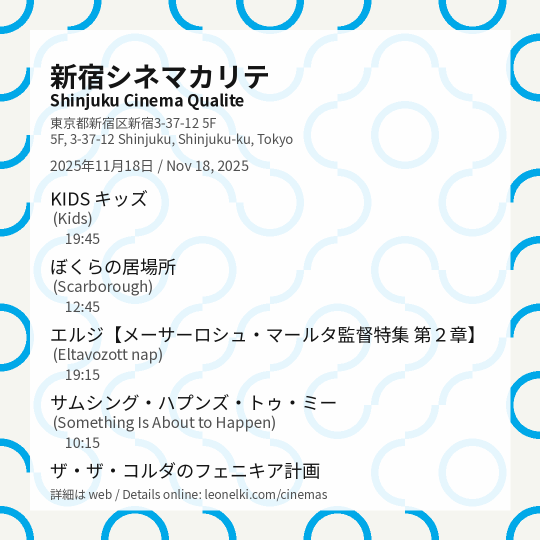
#> input picture cinema-scrapers/post_image.png, 1080 x 1080 px (shown at 1/2 size)
$ python -i generate_post.py   (imports and definitions only)
#> lines starting #> are read from the running program, lines starting #| are printed output that depends on the picture; after the words box and inside, x2 and y2 are one past the last pixel; in counts of white or black regions, pixels touching at a corner belong together
#> further down, picture is the input picture: PIL image 1080x1080 RGBA; mean R, G, B, A 233.7, 240.8, 242.8, 255
"""
Generate Instagram-ready image carousel (V4 - "Gemini Creative Director").
Focuses on "Raw Collage -> Gemini Director -> Gemini Generator" pipeline.
"""
from __future__ import annotations

import json
import math
import random
import re
import textwrap
import os
import requests
import glob
import time
import colorsys
import difflib
from collections import defaultdict
from datetime import datetime, timedelta, timezone
from pathlib import Path
from io import BytesIO
import sys
import subprocess

from PIL import Image, ImageDraw, ImageFont, ImageFilter, ImageChops, ImageOps

# --- Robust Auto-Install for Google GenAI ---
try:
    from google import genai
    from google.genai import types
except ImportError:
    print("📦 Library 'google-genai' not found. Installing...")
    try:
        subprocess.check_call([sys.executable, "-m", "pip", "install", "google-genai"])
        from google import genai
        from google.genai import types
    except Exception as e:
        print(f"⚠️ Critical: Failed to install 'google-genai'. Refinement will be skipped. Error: {e}")

# --- ⚡ FIX: Force JST (UTC+9) explicitly ---
JST = timezone(timedelta(hours=9))

def today_in_tokyo() -> datetime:
    return datetime.now(timezone.utc).astimezone(JST)

# Configuration
BASE_DIR = Path(__file__).resolve().parent
DATA_DIR = BASE_DIR / "data"
FONTS_DIR = BASE_DIR / "fonts"
OUTPUT_DIR = BASE_DIR / "ig_posts"

# Ensure output directory exists
# [1 line not run here, left out]

# Path Updates
SHOWTIMES_PATH = DATA_DIR / "showtimes.json"
ASSETS_DIR = BASE_DIR / "cinema_assets"
CUTOUTS_DIR = ASSETS_DIR / "cutouts"
OUTPUT_CAPTION_PATH = OUTPUT_DIR / "post_caption.txt"

# Font Updates
BOLD_FONT_PATH = FONTS_DIR / "NotoSansJP-Bold.ttf"
REGULAR_FONT_PATH = FONTS_DIR / "NotoSansJP-Regular.ttf"

# Secrets
GEMINI_API_KEY = os.environ.get("GEMINI_API_KEY")

# --- CONSTANTS ---
MINIMUM_FILM_THRESHOLD = 3
INSTAGRAM_SLIDE_LIMIT = 8
MAX_FEED_VERTICAL_SPACE = 750
MAX_STORY_VERTICAL_SPACE = 1150
CANVAS_WIDTH = 1080
CANVAS_HEIGHT = 1350
STORY_CANVAS_HEIGHT = 1920
MARGIN = 60
TITLE_WRAP_WIDTH = 30

# --- GLOBAL COLORS ---
WHITE = (255, 255, 255)
OFF_WHITE = (240, 240, 240)
LIGHT_GRAY = (230, 230, 230)
DARK_SHADOW = (0, 0, 0, 180)

# --- Database (Cinemas) ---
CINEMA_ADDRESSES = {
    "Bunkamura ル・シネマ 渋谷宮下": "東京都渋谷区渋谷1-23-16 6F",
    "K's Cinema (ケイズシネマ)": "東京都新宿区新宿3-35-13 3F",
    "シネマート新宿": "東京都新宿区新宿3-13-3 6F",
    "新宿武蔵野館": "東京都新宿区新宿3-27-10 3F",
    "テアトル新宿": "東京都新宿区新宿3-14-20 7F",
    "早稲田松竹": "東京都新宿区高田馬場1-5-16",
    "YEBISU GARDEN CINEMA": "東京都渋谷区恵比寿4-20-2",
    "シアター・イメージフォーラム": "東京都渋谷区渋谷2-10-2",
    "ユーロスペース": "東京都渋谷区円山町1-5 3F",
    "ヒューマントラストシネマ渋谷": "東京都渋谷区渋谷1-23-16 7F",
    "Stranger (ストレンジャー)": "東京都墨田区菊川3-7-1 1F",
    "新文芸坐": "東京都豊島区東池袋1-43-5 3F",
    "目黒シネマ": "東京都品川区上大崎2-24-15",
    "ポレポレ東中野": "東京都中野区東中野4-4-1 1F",
    "K2 Cinema": "東京都世田谷区北沢2-21-22 2F",
    "ヒューマントラストシネマ有楽町": "東京都千代田区有楽町2-7-1 8F",
    "ラピュタ阿佐ヶ谷": "東京都杉並区阿佐ヶ谷北2-12-21",
    "下高井戸シネマ": "東京都世田谷区松原3-30-15",
    "国立映画アーカイブ": "東京都中央区京橋3-7-6",
    "池袋シネマ・ロサ": "東京都豊島区西池袋1-37-12",
    "シネスイッチ銀座": "東京都中央区銀座4-4-5 3F",
    "シネマブルースタジオ": "東京都足立区千住3-92 2F",
    "CINEMA Chupki TABATA": "東京都北区東田端2-14-4",
    "シネクイント": "東京都渋谷区宇田川町20-11 8F",
    "アップリンク吉祥寺": "東京都武蔵野市吉祥寺本町1-5-1 4F",
    "下北沢トリウッド": "東京都世田谷区代沢5-32-5 2F",
    "Morc阿佐ヶ谷": "東京都杉並区阿佐谷北2-12-19 B1F",
    "シネマリス": "東京都新宿区新宿3-29-6",
    "アテネ・フランセ文化センター": "東京都千代田区神田駿河台2-11",
    "シネマ・ノヴェチェント": "神奈川県横浜市西区久保町26-1 2F",
    "シネマヴェーラ渋谷": "東京都渋谷区円山町1-5 4F",
    "アンスティチュ・フランセ東京": "東京都新宿区市谷船河原町15",
    "横浜シネマ・ジャック＆ベティ": "神奈川県横浜市中区若葉町3-51",
    "神保町シアター": "東京都千代田区神田神保町1-23",
    "角川シネマ有楽町": "東京都千代田区有楽町1-11-1 8F",
    "kino cinéma新宿": "東京都新宿区新宿3-13-3 4F",
    "kino cinéma立川髙島屋S.C.館": "東京都立川市曙町2-39-3 8F",
    "横浜シネマリン": "神奈川県横浜市中区長者町6-95",
    "Cinema Neko (シネマネコ)": "東京都青梅市西分町3-123"
}

CINEMA_ENGLISH_NAMES = {
    "Bunkamura ル・シネマ 渋谷宮下": "Bunkamura Le Cinéma",
    "K's Cinema (ケイズシネマ)": "K's Cinema",
    "シネマート新宿": "Cinemart Shinjuku",
    "新宿武蔵野館": "Shinjuku Musashino-kan",
    "テアトル新宿": "Theatre Shinjuku",
    "早稲田松竹": "Waseda Shochiku",
    "YEBISU GARDEN CINEMA": "Yebisu Garden Cinema",
    "シアター・イメージフォーラム": "Theatre Image Forum",
    "ユーロスペース": "Eurospace",
    "ヒューマントラストシネマ渋谷": "Human Trust Cinema Shibuya",
    "Stranger (ストレンジャー)": "Stranger",
    "新文芸坐": "Shin-Bungeiza",
    "目黒シネマ": "Meguro Cinema",
    "ポレポレ東中野": "Pole Pole Higashi-Nakano",
    "K2 Cinema": "K2 Cinema",
    "ヒューマントラストシネマ有楽町": "Human Trust Cinema Yurakucho",
    "ラピュタ阿佐ヶ谷": "Laputa Asagaya",
    "下高井戸シネマ": "Shimotakaido Cinema",
    "国立映画アーカイブ": "National Film Archive of Japan",
    "池袋シネマ・ロサ": "Ikebukuro Cinema Rosa",
    "シネスイッチ銀座": "Cine Switch Ginza",
    "シネマブルースタジオ": "Cinema Blue Studio",
    "CINEMA Chupki TABATA": "Cinema Chupki Tabata",
    "シネクイント": "Cine Quinto Shibuya",
    "アップリンク吉祥寺": "Uplink Kichijoji",
    "Morc阿佐ヶ谷": "Morc Asagaya",
    "下北沢トリウッド": "Tollywood",
    "シネマリス": "CineMalice",
    "アテネ・フランセ文化センター": "Athénée Français Cultural Center",
    "シネマ・ノヴェチェント": "Cinema Novecento",
    "シネマヴェーラ渋谷": "Cinema Vera Shibuya",
    "アンスティチュ・フランセ東京": "Institut Français Tokyo",
    "横浜シネマ・ジャック＆ベティ": "Cinema Jack & Betty",
    "神保町シアター": "Jinbocho Theatre",
    "角川シネマ有楽町": "Kadokawa Cinema Yurakucho",
    "kino cinéma新宿": "kino cinéma Shinjuku",
    "kino cinéma立川髙島屋S.C.館": "kino cinéma Tachikawa",
    "横浜シネマリン": "Yokohama Cinemarine",
    "Cinema Neko (シネマネコ)": "Cinema Neko",
    "ホワイト シネクイント": "White Cine Quinto",
    "シネ・リーブル池袋": "Cine Libre Ikebukuro",
    "キネカ大森": "Kineca Omori",
    "シネマシティ": "Cinema City",
    "東京都写真美術館": "Tokyo Photographic Art Museum",
    "吉祥寺オデヲン": "Kichijoji Odeon",
    "シアターギルド代官山": "Theater Guild Daikanyama",
    "シアターギルド下北沢": "Theater Guild Shimokitazawa",
    "シネマハウス大塚": "Cinema House Otsuka",
    "東劇": "Togeki"
}

CINEMA_FILENAME_OVERRIDES = {
    "国立映画アーカイブ": "nfaj",
    "シネマリス": "cinemalice",
    "ポレポレ東中野": "polepole",
    "新宿武蔵野館": "musashino_kan",
    "池袋シネマ・ロサ": "rosa",
    "シアター・イメージフォーラム": "image_forum",
    "シネマブルースタジオ": "blue_studio",
    "ヒューマントラストシネマ渋谷": "human_shibuya",
    "ヒューマントラストシネマ有楽町": "human_yurakucho",
    "アップリンク吉祥寺": "uplink",
    "新文芸坐": "shin_bungeiza",
    "早稲田松竹": "waseda_shochiku",
    "ホワイト シネクイント": "cine_quinto",
    "シネクイント": "cine_quinto",
    "渋谷シネクイント": "cine_quinto",
    "K's Cinema": "ks_cinema",
    "K's Cinema (ケイズシネマ)": "ks_cinema",
    "下高井戸シネマ": "shimotakaido",
    "アテネ・フランセ文化センター": "Athenee",
    "シネマ・ノヴェチェント": "novecento",
    "シネマヴェーラ渋谷": "vera",
    "アンスティチュ・フランセ東京": "francais",
    "横浜シネマ・ジャック＆ベティ": "jackandbetty",
    "神保町シアター": "jimbocho",
    "角川シネマ有楽町": "kadokawa",
    "kino cinéma新宿": "kinoshinjuku",
    "kino cinéma立川髙島屋S.C.館": "kinotachikawa",
    "横浜シネマリン": "cinemarine",
    "Cinema Neko (シネマネコ)": "neko",
    "キネカ大森": "cinekaomori",
    "シネマシティ": "cinemacity",
    "シネマハウス大塚": "cinemahouse",
    "シネ・リーブル池袋": "cinelibre",
    "吉祥寺オデヲン": "kichijojiodean",
    "シアターギルド代官山": "theatreguild",
    "東劇": "tokegi"
}

# --- Utility Functions ---
# [101 lines left out: functions is_probably_not_japanese, clean_search_title, find_best_english_title, parse_showtime_to_minutes, load_showtimes, format_listings and 1 more, not called in this run]

def normalize_name(s):
    s = str(s).lower()
    return re.sub(r'[^a-z0-9_]', '', s)

# [48 lines left out: functions get_cinema_image_path, get_cutout_path, not called in this run]

def convert_white_to_transparent(img: Image.Image, threshold: int = 240) -> Image.Image:
#> called with threshold = 240
    img = img.convert("RGBA")
    r, g, b, a = img.split()
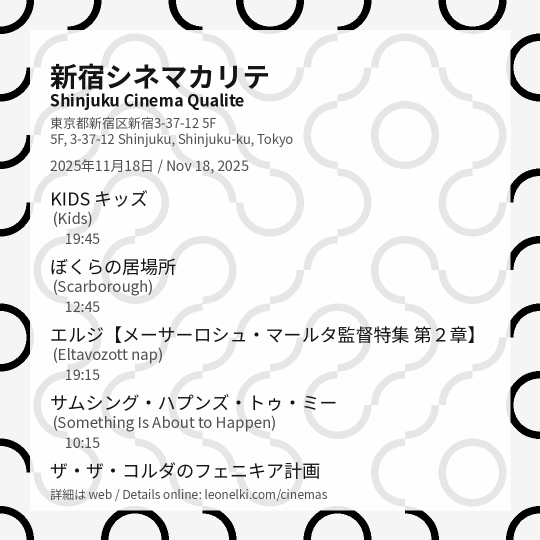
#> r: PIL image 1080x1080 L (shown at 1/2 size); min 0, max 254, mean 233.7
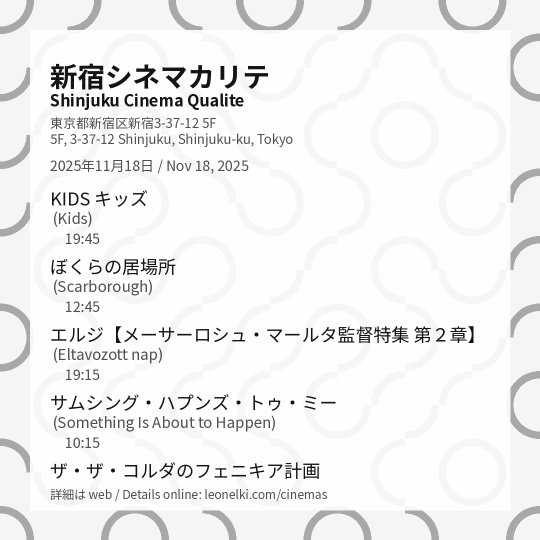
#> g: PIL image 1080x1080 L (shown at 1/2 size); min 20, max 254, mean 240.8
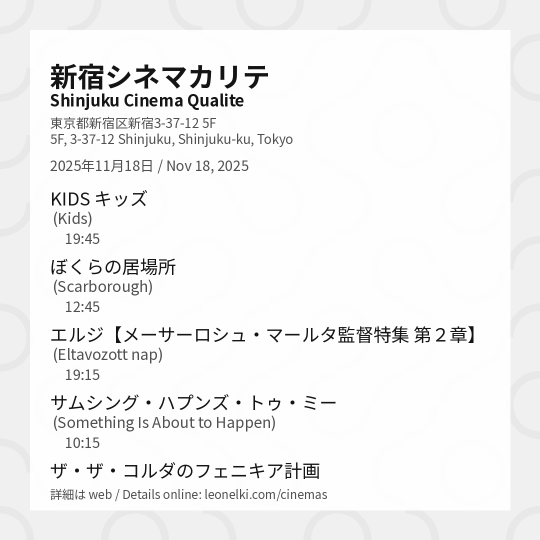
#> b: PIL image 1080x1080 L (shown at 1/2 size); min 20, max 254, mean 242.8
#> a: PIL image 1080x1080 L; every value is 255
    mask = ImageChops.darker(ImageChops.darker(r.point(lambda x: 255 if x > threshold else 0),
                                               g.point(lambda x: 255 if x > threshold else 0)),
                             b.point(lambda x: 255 if x > threshold else 0))
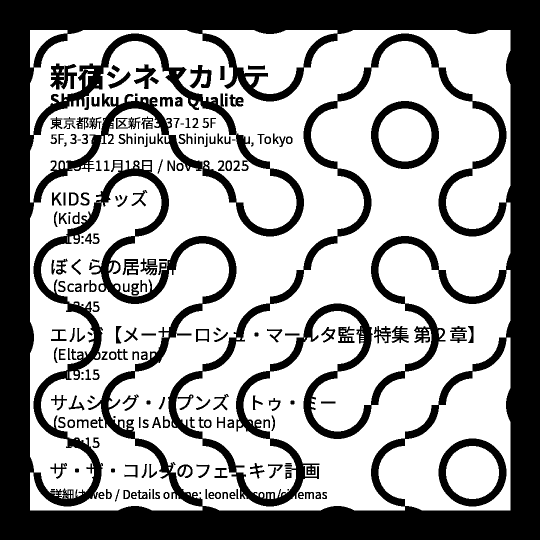
#> mask: PIL image 1080x1080 L (shown at 1/2 size); 62.7% white; 224 black regions (17 under 20 px), largest, box (x1, y1, x2, y2) and area: (0, 0, 1080, 1080) 390791, (742, 202, 878, 338) 5648, (877, 877, 1013, 1013) 5648
    new_alpha = ImageChops.subtract(a, mask)
    img.putalpha(new_alpha)
    return img

# [164 lines left out: functions create_layout_and_mask, gemini_creative_director, generate_final_image, create_blurred_cinema_bg, not called in this run]

def draw_text_with_shadow(draw, xy, text, font, fill, shadow_color=DARK_SHADOW, offset=(3,3), anchor=None):
    draw.text((xy[0]+offset[0], xy[1]+offset[1]), text, font=font, fill=shadow_color, anchor=anchor)
    draw.text(xy, text, font=font, fill=fill, anchor=anchor)

# [119 lines left out: functions draw_cinema_slide, write_caption_for_multiple_cinemas, main, not called in this run]

# [1 line not run here, left out]

>>> from PIL import Image
>>> picture = Image.open('post_image.png')
>>> result = convert_white_to_transparent(picture)

$ run again, on cinema-scrapers/post_image_10.png
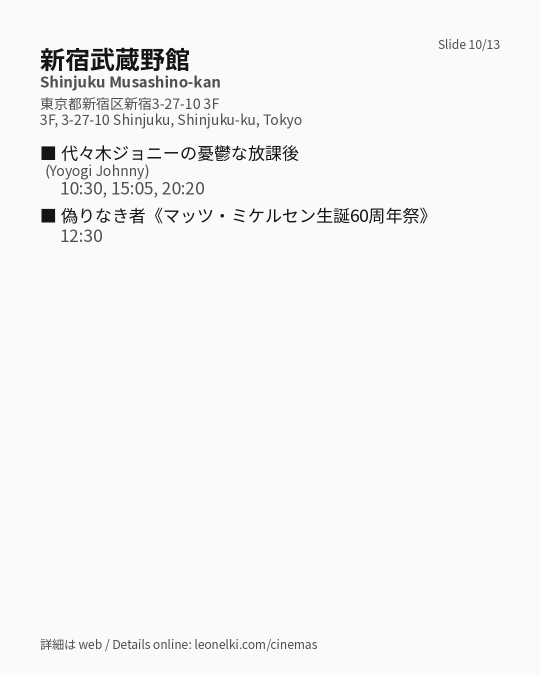
#> input picture cinema-scrapers/post_image_10.png, 1080 x 1350 px (shown at 1/2 size)
#> picture is the input picture: PIL image 1080x1350 RGB; min 20, max 250, mean 245.3
#> a: PIL image 1080x1350 L; every value is 255
#> in convert_white_to_transparent, `mask = ImageChops.darker(ImageChops.darker(r.point(lambda x: 255 if x ..`:
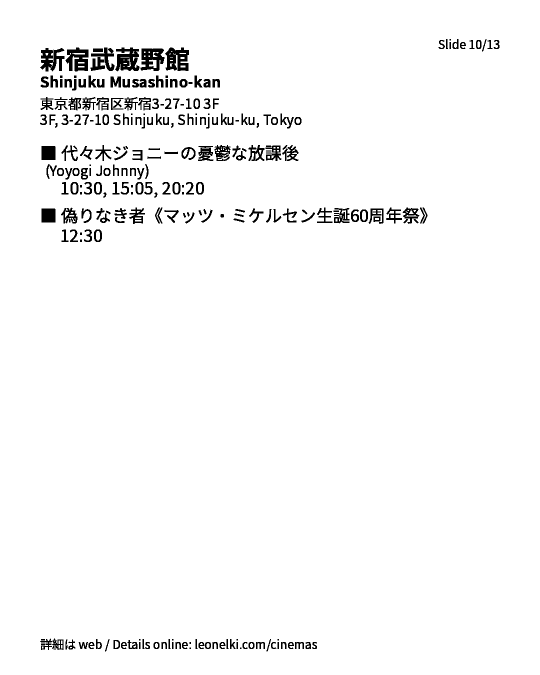
#> mask: PIL image 1080x1350 L (shown at 1/2 size); 97% white; 261 black regions (16 under 20 px), largest, box (x1, y1, x2, y2) and area: (230, 95, 279, 143) 1583, (330, 95, 378, 142) 1533, (281, 97, 329, 142) 1452
#> in convert_white_to_transparent, `new_alpha = ImageChops.subtract(a, mask)`:
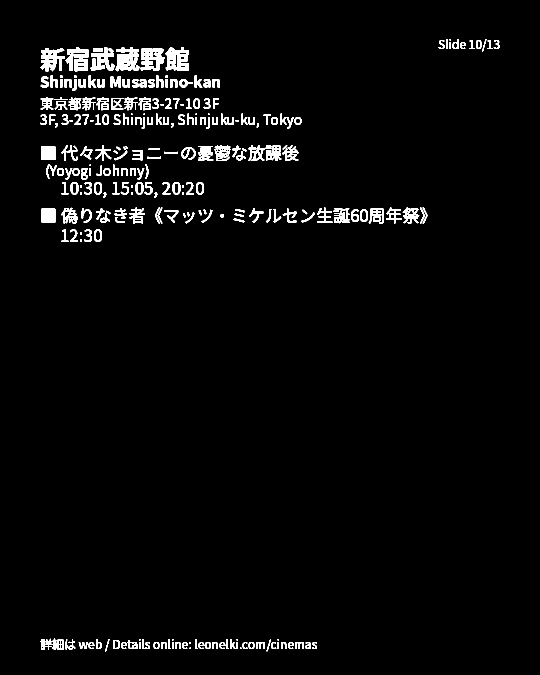
#> new_alpha: PIL image 1080x1350 L (shown at 1/2 size); 3% white; 261 white regions (16 under 20 px), largest, box (x1, y1, x2, y2) and area: (230, 95, 279, 143) 1583, (330, 95, 378, 142) 1533, (281, 97, 329, 142) 1452
